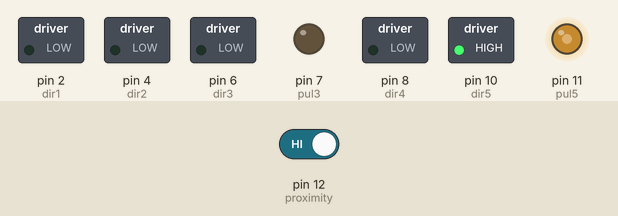
Simulated run of this sketch. Board: Arduino Uno, built with avr-gcc and run on an emulated ATmega328P. On the bench: switched loads named in the sketch (green lamp = pin HIGH), output pins drawn as LEDs (lit = HIGH). The inputs (shaded band) are chosen by the test bench; at power-on: pin 12 (proximity) HIGH. Pins used as bus, display or sensor lines are not drawn.

Above: at 1.2 s.
1.3 s: pin 12 (proximity) driven LOW
At 2.7 s:
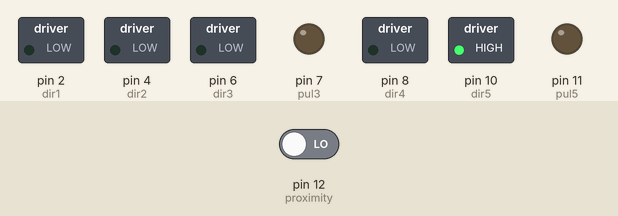
At 5.6 s:
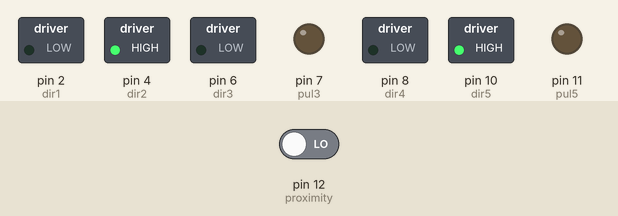
Timing chart, 0 to 34.7 s (numbered marks = the images above; inputs shaded):
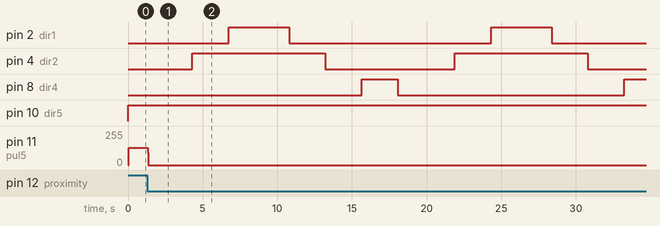

The sketch:

testarmer.ino
```cpp
#define dir1 2  //Z ยก
#define pul1 3
#define dir2 4  //y ทวน
#define pul2 5
#define dir3 6  //Xตาม

#define pul3 7
#define dir4 8  //c คีบ
#define pul4 9
#define dir5 10  //FORWARD/BACKWEAD
#define pul5 11
 //0


#define proximity 12
#define seli 13

int motorSpeed = 400;////////////หน่วงแบบไมโครวินาที
  int i=1;
  int check =1;
  int k;
  long stepsX = 4600;//////////1700 0ตามเข็ม 10800*3=180
  long stepsY = 9800;//////////1600 1ตรง
  long stepsZ = 18400;//////////8000 1ลง
  long stepsK = 4600;//////////1700 0 ar 2000
  long stepsD = 9800;//////////1600 1ตรง 0เข้า

void setup()
{
  pinMode(dir1,OUTPUT);
  pinMode(pul1,OUTPUT);
  pinMode(dir2,OUTPUT);
  pinMode(pul2,OUTPUT);
  pinMode(dir3,OUTPUT);
  pinMode(pul3,OUTPUT);
  pinMode(dir4,OUTPUT);
  pinMode(pul4,OUTPUT);
  pinMode(dir5,OUTPUT);
  pinMode(pul5,OUTPUT);

  pinMode(proximity,INPUT);
  Serial.begin(9600);
}

void loop()
{
  check = digitalRead(proximity);
  for(i=1;i<=20;i++)
  {
    if(check == 0)
  {
    if(i%2==1)
    {
     m(2,1,3000); //ตาม
    m(1,1,3000); //ลง
    m(4,0,2000); //คีบ
    m(1,0,3000);
    m(2,0,3000);
    m(4,1,3000);
    m(4,0,1000);
    }else{
      digitalWrite(seli,HIGH);
      delay(3000);
      digitalWrite(seli,LOW);
    }

  }else{
    while(1){
      m(5,1,20);
      check = digitalRead(proximity);
      if(check==0)
      {
        break;
      }
    }

  }
  }


}
void m(int motor,int dir,long pul)
{
  if(motor==1)
  {
    digitalWrite(dir1,dir);
    for(k=0;k<=pul;k++)
    {
      digitalWrite(pul1,HIGH);
      delayMicroseconds(motorSpeed);
      digitalWrite(pul1,LOW);
      delayMicroseconds(motorSpeed);
    }
  }
  else if(motor==2)
  {
    digitalWrite(dir2,dir);
    for(k=0;k<=pul;k++)
    {
      digitalWrite(pul2,HIGH);
      delayMicroseconds(motorSpeed);
      digitalWrite(pul2,LOW);
      delayMicroseconds(motorSpeed);
    }
  }
  else if(motor == 3)
  {
    digitalWrite(dir3,dir);
    for(k=0;k<=pul;k++)
    {
      digitalWrite(pul3,HIGH);
      delayMicroseconds(motorSpeed);
      digitalWrite(pul3,LOW);
      delayMicroseconds(motorSpeed);
    }
  }
  else if(motor == 4)
  {
    digitalWrite(dir4,dir);
    for(k=0;k<=pul;k++)
    {
      digitalWrite(pul4,HIGH);
      delayMicroseconds(400);
      digitalWrite(pul4,LOW);
      delayMicroseconds(400);
    }
  }
  else
  {
    digitalWrite(dir5,dir);
    for(k=0;k<=pul;k++)
    {
      digitalWrite(pul5,HIGH);
      delayMicroseconds(motorSpeed);
      digitalWrite(pul5,LOW);
      delayMicroseconds(motorSpeed);
    }
  }
}
```

Measured:
- after the input at 1.3 s, pin 2 (dir1): alternates HIGH for 4.1 s and LOW for 13.5 s, starting after 5.4 s; pin 4 (dir2): alternates HIGH for 8.9 s and LOW for 8.7 s, starting after 3.0 s; pin 8 (dir4): LOW → HIGH after 14.4 s, → LOW 2.4 s later, → HIGH 15.2 s later; pin 11 (pul5): 128/255 → 0/255 at once
